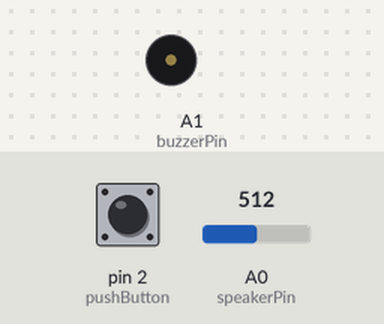
This sketch was run on a simulated Arduino Uno, built with avr-gcc and run on an emulated ATmega328P. On the bench: buzzer (waves = sounding). Inputs (shaded band) come from the test bench; at power-on: pin 2 (pushButton) LOW, A0 (speakerPin) = 512. What the sketch prints to the serial monitor is not drawn.

Above: at 2.5 s.
At 6.46 s:
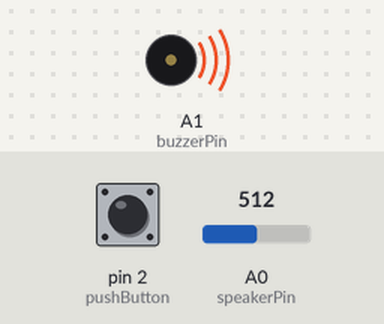
Timing chart, 0 to 6.8 s (numbered marks = the images above):
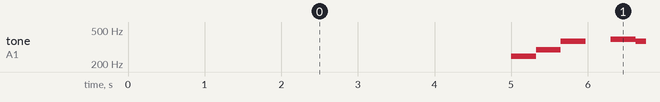

Measured:
- by itself, tone on A1 (buzzerPin): repeats every 2.9 s: 294 Hz 0.32 s, 370 Hz 0.32 s, silent 0.33 s, 392 Hz 0.32 s, 370 Hz 0.33 s, 294 Hz 0.32 s, 247 Hz 0.32 s, silent 0.33 s, 247 Hz 0.32 s, until it stays 392 Hz from 32.6 s

The sketch:

sketch_nov10b.ino
```cpp
#include "pitches.h"
const int speakerPin = A0;
const int buzzerPin = A1;
const int pushButton = 2;
int buttonState = 0;
int buzzerTone = 1000;
int speakerValue = 0;
int previousTime = 0;
int interval = 5000;
int previousTimeNote = 0;
bool knocked = false;
int melody[] = {
  NOTE_B3, NOTE_D4, NOTE_FS4, 0, NOTE_G4, NOTE_FS4, NOTE_D4, NOTE_B3, 0
};
int noteDurations[] = {
  2, 2, 1, 1, 1, 2, 2, 2, 1
};
int thisNote = 0;
const int treshold = 50;

void setup() {
  pinMode(speakerPin, INPUT);
  pinMode(pushButton, INPUT);
  Serial.begin(9600);
}

void loop() {
  speakerValue = analogRead(speakerPin);
  buttonState = digitalRead(pushButton);
  if(speakerValue >= treshold && knocked==false)
  {
    knocked = true;
    previousTime = millis();
    Serial.println(speakerValue);
  }
  if(knocked)
  {
    if(millis() - previousTime >= interval)
    {
      //playSong();=
      if(knocked){
        int noteDuration = 1000 / noteDurations[thisNote];
        int pauseBetweenNotes = 250 * 1.30;
        if(millis() - previousTimeNote >= pauseBetweenNotes)
        {
          tone(buzzerPin, melody[thisNote], noteDuration);
          thisNote++;
          if(thisNote == 9)
          {
            thisNote = 0;
          }
          previousTimeNote = millis();
        }
        //noTone(2);
      }
    }
    if(buttonState != 0)
    {
      knocked = false;
      noTone(buzzerPin);
    }
  }
}
```

pitches.h
```cpp
#define NOTE_B0  31
#define NOTE_C1  33
#define NOTE_CS1 35
#define NOTE_D1  37
#define NOTE_DS1 39
#define NOTE_E1  41
#define NOTE_F1  44
#define NOTE_FS1 46
#define NOTE_G1  49
#define NOTE_GS1 52
#define NOTE_A1  55
#define NOTE_AS1 58
#define NOTE_B1  62
#define NOTE_C2  65
#define NOTE_CS2 69
#define NOTE_D2  73
#define NOTE_DS2 78
#define NOTE_E2  82
#define NOTE_F2  87
#define NOTE_FS2 93
#define NOTE_G2  98
#define NOTE_GS2 104
#define NOTE_A2  110
#define NOTE_AS2 117
#define NOTE_B2  123
#define NOTE_C3  131
#define NOTE_CS3 139
#define NOTE_D3  147
#define NOTE_DS3 156
#define NOTE_E3  165
#define NOTE_F3  175
#define NOTE_FS3 185
#define NOTE_G3  196
#define NOTE_GS3 208
#define NOTE_A3  220
#define NOTE_AS3 233
#define NOTE_B3  247
#define NOTE_C4  262
#define NOTE_CS4 277
#define NOTE_D4  294
#define NOTE_DS4 311
#define NOTE_E4  330
#define NOTE_F4  349
#define NOTE_FS4 370
#define NOTE_G4  392
#define NOTE_GS4 415
#define NOTE_A4  440
#define NOTE_AS4 466
#define NOTE_B4  494
#define NOTE_C5  523
#define NOTE_CS5 554
#define NOTE_D5  587
#define NOTE_DS5 622
#define NOTE_E5  659
#define NOTE_F5  698
#define NOTE_FS5 740
#define NOTE_G5  784
#define NOTE_GS5 831
#define NOTE_A5  880
#define NOTE_AS5 932
#define NOTE_B5  988
#define NOTE_C6  1047
#define NOTE_CS6 1109
#define NOTE_D6  1175
#define NOTE_DS6 1245
#define NOTE_E6  1319
#define NOTE_F6  1397
#define NOTE_FS6 1480
#define NOTE_G6  1568
#define NOTE_GS6 1661
#define NOTE_A6  1760
#define NOTE_AS6 1865
#define NOTE_B6  1976
#define NOTE_C7  2093
#define NOTE_CS7 2217
#define NOTE_D7  2349
#define NOTE_DS7 2489
#define NOTE_E7  2637
#define NOTE_F7  2794
#define NOTE_FS7 2960
#define NOTE_G7  3136
#define NOTE_GS7 3322
#define NOTE_A7  3520
#define NOTE_AS7 3729
#define NOTE_B7  3951
#define NOTE_C8  4186
#define NOTE_CS8 4435
#define NOTE_D8  4699
#define NOTE_DS8 4978
```
